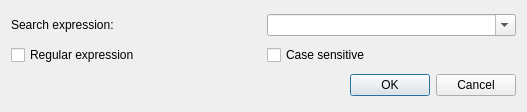
<?xml version="1.0" encoding="UTF-8"?>
<ui version="4.0">
 <class>SearchWidget</class>
 <widget class="QDialog" name="SearchWidget">
  <property name="geometry">
   <rect>
    <x>0</x>
    <y>0</y>
    <width>527</width>
    <height>112</height>
   </rect>
  </property>
  <property name="windowTitle">
   <string>Search for...</string>
  </property>
  <layout class="QVBoxLayout" name="verticalLayout">
   <item>
    <layout class="QHBoxLayout" name="horizontalLayout">
     <item>
      <widget class="QLabel" name="label">
       <property name="text">
        <string>Search expression:</string>
       </property>
      </widget>
     </item>
     <item>
      <widget class="QComboBox" name="comboBox_search">
       <property name="editable">
        <bool>true</bool>
       </property>
       <property name="insertPolicy">
        <enum>QComboBox::NoInsert</enum>
       </property>
      </widget>
     </item>
    </layout>
   </item>
   <item>
    <layout class="QHBoxLayout" name="horizontalLayout_2">
     <item>
      <widget class="QCheckBox" name="checkBox_regex">
       <property name="text">
        <string>Regular expression</string>
       </property>
      </widget>
     </item>
     <item>
      <widget class="QCheckBox" name="checkBox_caseSensitive">
       <property name="text">
        <string>Case sensitive</string>
       </property>
      </widget>
     </item>
    </layout>
   </item>
   <item>
    <widget class="QDialogButtonBox" name="buttonBox">
     <property name="orientation">
      <enum>Qt::Horizontal</enum>
     </property>
     <property name="standardButtons">
      <set>QDialogButtonBox::Cancel|QDialogButtonBox::Ok</set>
     </property>
    </widget>
   </item>
  </layout>
 </widget>
 <resources/>
 <connections>
  <connection>
   <sender>buttonBox</sender>
   <signal>accepted()</signal>
   <receiver>SearchWidget</receiver>
   <slot>accept()</slot>
   <hints>
    <hint type="sourcelabel">
     <x>248</x>
     <y>254</y>
    </hint>
    <hint type="destinationlabel">
     <x>157</x>
     <y>274</y>
    </hint>
   </hints>
  </connection>
  <connection>
   <sender>buttonBox</sender>
   <signal>rejected()</signal>
   <receiver>SearchWidget</receiver>
   <slot>reject()</slot>
   <hints>
    <hint type="sourcelabel">
     <x>316</x>
     <y>260</y>
    </hint>
    <hint type="destinationlabel">
     <x>286</x>
     <y>274</y>
    </hint>
   </hints>
  </connection>
 </connections>
</ui>
